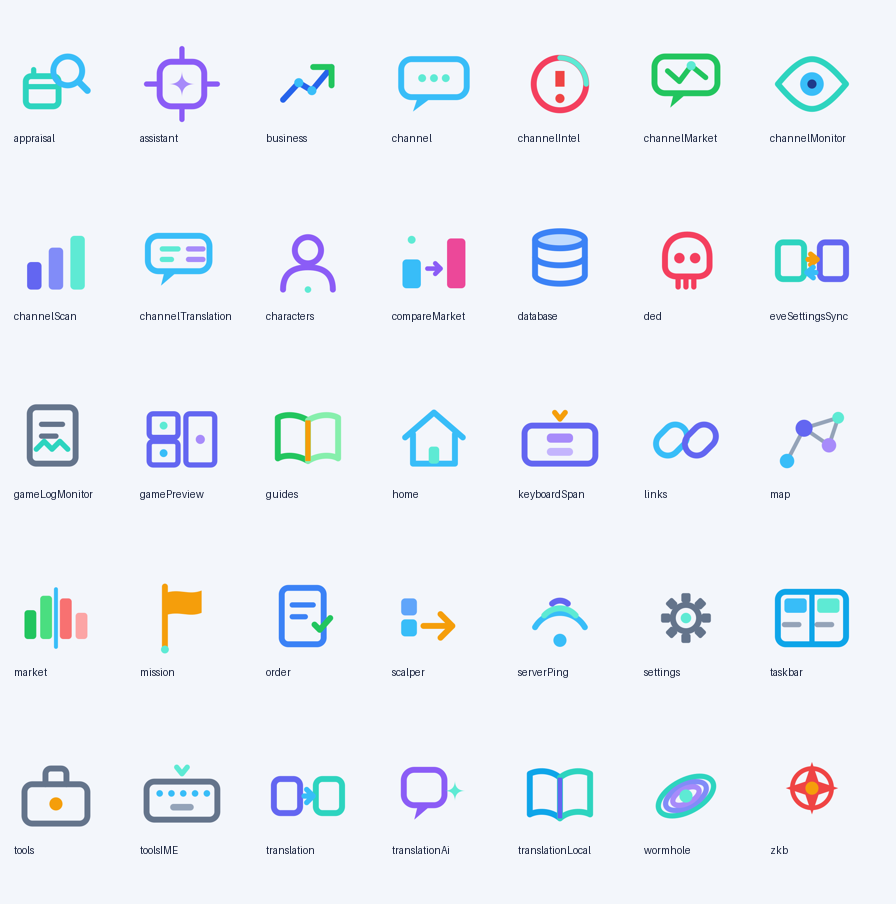

Write the Python code that produced this figure.
# 用 svglib 渲染接触表：每行拼一个 SVG，最后拼成一张网格图
import glob, os
from svglib.svglib import svg2rlg
from reportlab.graphics import renderPM
from PIL import Image

files = sorted(glob.glob("nav_*.svg"))
# 用名称排序分组：每张 tile 128
tile = 112
gap = 14
cols = 7
rows = (len(files)+cols-1)//cols
sheet = Image.new("RGB", (cols*(tile+gap)+gap, rows*(tile+66)+gap), (243,246,251))
from PIL import ImageDraw
d = ImageDraw.Draw(sheet)
for i, f in enumerate(files):
    try:
        dwg = svg2rlg(f)
        if dwg is None: raise ValueError("parse fail")
        dwg.width = tile; dwg.height = tile
        dwg.scale(tile/128, tile/128)
        png = os.path.join(os.environ.get("TEMP","."), f"_tile{i}.png")
        renderPM.drawToFile(dwg, png, fmt="PNG", dpi=192, bg=0xF3F6FB)
        im = Image.open(png).convert("RGB").resize((tile,tile))
    except Exception as e:
        im = Image.new("RGB",(tile,tile),(255,220,220))
    r,c = divmod(i, cols)
    x = gap + c*(tile+gap); y = gap + r*(tile+66)
    sheet.paste(im, (x,y))
    name = os.path.basename(f)[4:-4]
    d.text((x, y+tile+6), name, fill=(27,37,64))
sheet.save("_sheet.png")
print("rows",rows,"tiles",len(files), sheet.size)
